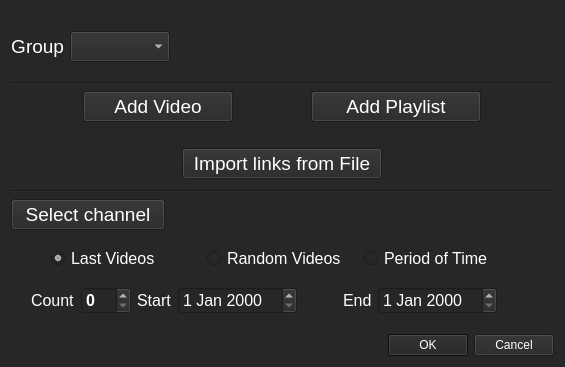
<?xml version="1.0" encoding="UTF-8"?>
<ui version="4.0">
 <class>SelectVideos_Dialog</class>
 <widget class="QDialog" name="SelectVideos_Dialog">
  <property name="windowModality">
   <enum>Qt::NonModal</enum>
  </property>
  <property name="geometry">
   <rect>
    <x>0</x>
    <y>0</y>
    <width>565</width>
    <height>367</height>
   </rect>
  </property>
  <property name="sizePolicy">
   <sizepolicy hsizetype="Minimum" vsizetype="Minimum">
    <horstretch>0</horstretch>
    <verstretch>0</verstretch>
   </sizepolicy>
  </property>
  <property name="minimumSize">
   <size>
    <width>500</width>
    <height>250</height>
   </size>
  </property>
  <property name="maximumSize">
   <size>
    <width>1000</width>
    <height>500</height>
   </size>
  </property>
  <property name="baseSize">
   <size>
    <width>560</width>
    <height>300</height>
   </size>
  </property>
  <property name="palette">
   <palette>
    <active>
     <colorrole role="WindowText">
      <brush brushstyle="SolidPattern">
       <color alpha="255">
        <red>255</red>
        <green>255</green>
        <blue>255</blue>
       </color>
      </brush>
     </colorrole>
     <colorrole role="Button">
      <brush brushstyle="SolidPattern">
       <color alpha="255">
        <red>39</red>
        <green>39</green>
        <blue>39</blue>
       </color>
      </brush>
     </colorrole>
     <colorrole role="Text">
      <brush brushstyle="SolidPattern">
       <color alpha="255">
        <red>255</red>
        <green>255</green>
        <blue>255</blue>
       </color>
      </brush>
     </colorrole>
     <colorrole role="ButtonText">
      <brush brushstyle="SolidPattern">
       <color alpha="255">
        <red>255</red>
        <green>255</green>
        <blue>255</blue>
       </color>
      </brush>
     </colorrole>
     <colorrole role="Base">
      <brush brushstyle="SolidPattern">
       <color alpha="255">
        <red>39</red>
        <green>39</green>
        <blue>39</blue>
       </color>
      </brush>
     </colorrole>
     <colorrole role="Window">
      <brush brushstyle="SolidPattern">
       <color alpha="255">
        <red>39</red>
        <green>39</green>
        <blue>39</blue>
       </color>
      </brush>
     </colorrole>
     <colorrole role="Highlight">
      <brush brushstyle="SolidPattern">
       <color alpha="255">
        <red>15</red>
        <green>15</green>
        <blue>15</blue>
       </color>
      </brush>
     </colorrole>
     <colorrole role="AlternateBase">
      <brush brushstyle="SolidPattern">
       <color alpha="255">
        <red>39</red>
        <green>39</green>
        <blue>39</blue>
       </color>
      </brush>
     </colorrole>
    </active>
    <inactive>
     <colorrole role="WindowText">
      <brush brushstyle="SolidPattern">
       <color alpha="255">
        <red>255</red>
        <green>255</green>
        <blue>255</blue>
       </color>
      </brush>
     </colorrole>
     <colorrole role="Button">
      <brush brushstyle="SolidPattern">
       <color alpha="255">
        <red>39</red>
        <green>39</green>
        <blue>39</blue>
       </color>
      </brush>
     </colorrole>
     <colorrole role="Text">
      <brush brushstyle="SolidPattern">
       <color alpha="255">
        <red>255</red>
        <green>255</green>
        <blue>255</blue>
       </color>
      </brush>
     </colorrole>
     <colorrole role="ButtonText">
      <brush brushstyle="SolidPattern">
       <color alpha="255">
        <red>255</red>
        <green>255</green>
        <blue>255</blue>
       </color>
      </brush>
     </colorrole>
     <colorrole role="Base">
      <brush brushstyle="SolidPattern">
       <color alpha="255">
        <red>39</red>
        <green>39</green>
        <blue>39</blue>
       </color>
      </brush>
     </colorrole>
     <colorrole role="Window">
      <brush brushstyle="SolidPattern">
       <color alpha="255">
        <red>39</red>
        <green>39</green>
        <blue>39</blue>
       </color>
      </brush>
     </colorrole>
     <colorrole role="Highlight">
      <brush brushstyle="SolidPattern">
       <color alpha="255">
        <red>15</red>
        <green>15</green>
        <blue>15</blue>
       </color>
      </brush>
     </colorrole>
     <colorrole role="AlternateBase">
      <brush brushstyle="SolidPattern">
       <color alpha="255">
        <red>39</red>
        <green>39</green>
        <blue>39</blue>
       </color>
      </brush>
     </colorrole>
    </inactive>
    <disabled>
     <colorrole role="WindowText">
      <brush brushstyle="SolidPattern">
       <color alpha="255">
        <red>255</red>
        <green>255</green>
        <blue>255</blue>
       </color>
      </brush>
     </colorrole>
     <colorrole role="Button">
      <brush brushstyle="SolidPattern">
       <color alpha="255">
        <red>39</red>
        <green>39</green>
        <blue>39</blue>
       </color>
      </brush>
     </colorrole>
     <colorrole role="Text">
      <brush brushstyle="SolidPattern">
       <color alpha="255">
        <red>255</red>
        <green>255</green>
        <blue>255</blue>
       </color>
      </brush>
     </colorrole>
     <colorrole role="ButtonText">
      <brush brushstyle="SolidPattern">
       <color alpha="255">
        <red>255</red>
        <green>255</green>
        <blue>255</blue>
       </color>
      </brush>
     </colorrole>
     <colorrole role="Base">
      <brush brushstyle="SolidPattern">
       <color alpha="255">
        <red>39</red>
        <green>39</green>
        <blue>39</blue>
       </color>
      </brush>
     </colorrole>
     <colorrole role="Window">
      <brush brushstyle="SolidPattern">
       <color alpha="255">
        <red>39</red>
        <green>39</green>
        <blue>39</blue>
       </color>
      </brush>
     </colorrole>
     <colorrole role="Highlight">
      <brush brushstyle="SolidPattern">
       <color alpha="255">
        <red>15</red>
        <green>15</green>
        <blue>15</blue>
       </color>
      </brush>
     </colorrole>
     <colorrole role="AlternateBase">
      <brush brushstyle="SolidPattern">
       <color alpha="255">
        <red>39</red>
        <green>39</green>
        <blue>39</blue>
       </color>
      </brush>
     </colorrole>
    </disabled>
   </palette>
  </property>
  <property name="font">
   <font>
    <family>Arial</family>
    <pointsize>11</pointsize>
   </font>
  </property>
  <property name="windowTitle">
   <string>Select Videos for watching</string>
  </property>
  <property name="styleSheet">
   <string notr="true">background-color: rgb(39, 39, 39);
color: rgb(255, 255, 255);
alternate-background-color: rgb(39, 39, 39);
selection-background-color: rgb(15, 15, 15);</string>
  </property>
  <layout class="QVBoxLayout" name="verticalLayout">
   <item>
    <spacer name="verticalSpacer_3">
     <property name="orientation">
      <enum>Qt::Vertical</enum>
     </property>
     <property name="sizeType">
      <enum>QSizePolicy::Minimum</enum>
     </property>
     <property name="sizeHint" stdset="0">
      <size>
       <width>20</width>
       <height>20</height>
      </size>
     </property>
    </spacer>
   </item>
   <item>
    <layout class="QHBoxLayout" name="horizontalLayout_4">
     <item>
      <widget class="QLabel" name="Group_label">
       <property name="font">
        <font>
         <family>Arial</family>
         <pointsize>14</pointsize>
        </font>
       </property>
       <property name="layoutDirection">
        <enum>Qt::LeftToRight</enum>
       </property>
       <property name="text">
        <string>Group</string>
       </property>
       <property name="alignment">
        <set>Qt::AlignRight|Qt::AlignTrailing|Qt::AlignVCenter</set>
       </property>
      </widget>
     </item>
     <item>
      <widget class="QComboBox" name="Group_comboBox">
       <property name="sizePolicy">
        <sizepolicy hsizetype="Preferred" vsizetype="Fixed">
         <horstretch>0</horstretch>
         <verstretch>0</verstretch>
        </sizepolicy>
       </property>
       <property name="font">
        <font>
         <family>Arial</family>
         <pointsize>14</pointsize>
        </font>
       </property>
      </widget>
     </item>
     <item>
      <spacer name="horizontalSpacer_2">
       <property name="orientation">
        <enum>Qt::Horizontal</enum>
       </property>
       <property name="sizeHint" stdset="0">
        <size>
         <width>40</width>
         <height>20</height>
        </size>
       </property>
      </spacer>
     </item>
    </layout>
   </item>
   <item>
    <spacer name="verticalSpacer_2">
     <property name="orientation">
      <enum>Qt::Vertical</enum>
     </property>
     <property name="sizeType">
      <enum>QSizePolicy::Preferred</enum>
     </property>
     <property name="sizeHint" stdset="0">
      <size>
       <width>20</width>
       <height>50</height>
      </size>
     </property>
    </spacer>
   </item>
   <item>
    <widget class="Line" name="line_2">
     <property name="orientation">
      <enum>Qt::Horizontal</enum>
     </property>
    </widget>
   </item>
   <item>
    <layout class="QHBoxLayout" name="horizontalLayout">
     <item>
      <widget class="QPushButton" name="AddVideo_Button">
       <property name="enabled">
        <bool>true</bool>
       </property>
       <property name="sizePolicy">
        <sizepolicy hsizetype="Fixed" vsizetype="Fixed">
         <horstretch>0</horstretch>
         <verstretch>0</verstretch>
        </sizepolicy>
       </property>
       <property name="minimumSize">
        <size>
         <width>150</width>
         <height>0</height>
        </size>
       </property>
       <property name="baseSize">
        <size>
         <width>500</width>
         <height>0</height>
        </size>
       </property>
       <property name="font">
        <font>
         <family>Arial</family>
         <pointsize>14</pointsize>
        </font>
       </property>
       <property name="text">
        <string>Add Video</string>
       </property>
      </widget>
     </item>
     <item>
      <widget class="QPushButton" name="AddPlaylist_Button">
       <property name="sizePolicy">
        <sizepolicy hsizetype="Fixed" vsizetype="Fixed">
         <horstretch>0</horstretch>
         <verstretch>0</verstretch>
        </sizepolicy>
       </property>
       <property name="minimumSize">
        <size>
         <width>170</width>
         <height>0</height>
        </size>
       </property>
       <property name="baseSize">
        <size>
         <width>500</width>
         <height>0</height>
        </size>
       </property>
       <property name="font">
        <font>
         <family>Arial</family>
         <pointsize>14</pointsize>
        </font>
       </property>
       <property name="text">
        <string>Add Playlist</string>
       </property>
      </widget>
     </item>
    </layout>
   </item>
   <item>
    <spacer name="verticalSpacer">
     <property name="orientation">
      <enum>Qt::Vertical</enum>
     </property>
     <property name="sizeType">
      <enum>QSizePolicy::Minimum</enum>
     </property>
     <property name="sizeHint" stdset="0">
      <size>
       <width>20</width>
       <height>20</height>
      </size>
     </property>
    </spacer>
   </item>
   <item>
    <layout class="QHBoxLayout" name="horizontalLayout_2">
     <item>
      <widget class="QPushButton" name="ChangeDefFolder_Button">
       <property name="sizePolicy">
        <sizepolicy hsizetype="Fixed" vsizetype="Fixed">
         <horstretch>0</horstretch>
         <verstretch>0</verstretch>
        </sizepolicy>
       </property>
       <property name="minimumSize">
        <size>
         <width>200</width>
         <height>0</height>
        </size>
       </property>
       <property name="baseSize">
        <size>
         <width>500</width>
         <height>0</height>
        </size>
       </property>
       <property name="font">
        <font>
         <family>Arial</family>
         <pointsize>14</pointsize>
        </font>
       </property>
       <property name="text">
        <string>Import links from File</string>
       </property>
      </widget>
     </item>
    </layout>
   </item>
   <item>
    <spacer name="verticalSpacer_4">
     <property name="orientation">
      <enum>Qt::Vertical</enum>
     </property>
     <property name="sizeHint" stdset="0">
      <size>
       <width>20</width>
       <height>40</height>
      </size>
     </property>
    </spacer>
   </item>
   <item>
    <widget class="Line" name="line">
     <property name="orientation">
      <enum>Qt::Horizontal</enum>
     </property>
    </widget>
   </item>
   <item>
    <layout class="QHBoxLayout" name="horizontalLayout_3">
     <item>
      <widget class="QPushButton" name="pushButton">
       <property name="sizePolicy">
        <sizepolicy hsizetype="Fixed" vsizetype="Fixed">
         <horstretch>0</horstretch>
         <verstretch>0</verstretch>
        </sizepolicy>
       </property>
       <property name="minimumSize">
        <size>
         <width>130</width>
         <height>0</height>
        </size>
       </property>
       <property name="font">
        <font>
         <family>Arial</family>
         <pointsize>14</pointsize>
        </font>
       </property>
       <property name="text">
        <string>  Select channel  </string>
       </property>
      </widget>
     </item>
     <item>
      <widget class="QLabel" name="label">
       <property name="font">
        <font>
         <family>Arial</family>
         <pointsize>12</pointsize>
        </font>
       </property>
       <property name="text">
        <string/>
       </property>
      </widget>
     </item>
    </layout>
   </item>
   <item>
    <spacer name="verticalSpacer_6">
     <property name="orientation">
      <enum>Qt::Vertical</enum>
     </property>
     <property name="sizeType">
      <enum>QSizePolicy::Fixed</enum>
     </property>
     <property name="sizeHint" stdset="0">
      <size>
       <width>20</width>
       <height>10</height>
      </size>
     </property>
    </spacer>
   </item>
   <item>
    <layout class="QHBoxLayout" name="horizontalLayout_5">
     <item>
      <spacer name="horizontalSpacer">
       <property name="orientation">
        <enum>Qt::Horizontal</enum>
       </property>
       <property name="sizeType">
        <enum>QSizePolicy::Minimum</enum>
       </property>
       <property name="sizeHint" stdset="0">
        <size>
         <width>40</width>
         <height>20</height>
        </size>
       </property>
      </spacer>
     </item>
     <item>
      <widget class="QRadioButton" name="radioButton">
       <property name="font">
        <font>
         <family>Arial</family>
         <pointsize>12</pointsize>
        </font>
       </property>
       <property name="text">
        <string>Last Videos</string>
       </property>
       <property name="checked">
        <bool>true</bool>
       </property>
      </widget>
     </item>
     <item>
      <widget class="QRadioButton" name="radioButton_2">
       <property name="font">
        <font>
         <family>Arial</family>
         <pointsize>12</pointsize>
        </font>
       </property>
       <property name="text">
        <string>Random Videos</string>
       </property>
      </widget>
     </item>
     <item>
      <widget class="QRadioButton" name="radioButton_3">
       <property name="font">
        <font>
         <family>Arial</family>
         <pointsize>12</pointsize>
        </font>
       </property>
       <property name="text">
        <string>Period of Time</string>
       </property>
      </widget>
     </item>
     <item>
      <spacer name="horizontalSpacer_3">
       <property name="orientation">
        <enum>Qt::Horizontal</enum>
       </property>
       <property name="sizeType">
        <enum>QSizePolicy::Minimum</enum>
       </property>
       <property name="sizeHint" stdset="0">
        <size>
         <width>40</width>
         <height>20</height>
        </size>
       </property>
      </spacer>
     </item>
    </layout>
   </item>
   <item>
    <spacer name="verticalSpacer_7">
     <property name="orientation">
      <enum>Qt::Vertical</enum>
     </property>
     <property name="sizeType">
      <enum>QSizePolicy::Fixed</enum>
     </property>
     <property name="sizeHint" stdset="0">
      <size>
       <width>20</width>
       <height>10</height>
      </size>
     </property>
    </spacer>
   </item>
   <item>
    <layout class="QHBoxLayout" name="horizontalLayout_7">
     <item>
      <spacer name="horizontalSpacer_4">
       <property name="orientation">
        <enum>Qt::Horizontal</enum>
       </property>
       <property name="sizeType">
        <enum>QSizePolicy::Minimum</enum>
       </property>
       <property name="sizeHint" stdset="0">
        <size>
         <width>20</width>
         <height>20</height>
        </size>
       </property>
      </spacer>
     </item>
     <item>
      <widget class="QLabel" name="label_2">
       <property name="font">
        <font>
         <family>Arial</family>
         <pointsize>12</pointsize>
        </font>
       </property>
       <property name="text">
        <string>Count</string>
       </property>
      </widget>
     </item>
     <item>
      <widget class="QSpinBox" name="spinBox">
       <property name="sizePolicy">
        <sizepolicy hsizetype="Fixed" vsizetype="Fixed">
         <horstretch>0</horstretch>
         <verstretch>0</verstretch>
        </sizepolicy>
       </property>
       <property name="minimumSize">
        <size>
         <width>50</width>
         <height>0</height>
        </size>
       </property>
       <property name="font">
        <font>
         <family>Arial</family>
         <pointsize>12</pointsize>
         <weight>75</weight>
         <bold>true</bold>
        </font>
       </property>
      </widget>
     </item>
     <item>
      <widget class="QLabel" name="label_3">
       <property name="font">
        <font>
         <family>Arial</family>
         <pointsize>12</pointsize>
        </font>
       </property>
       <property name="text">
        <string>Start</string>
       </property>
      </widget>
     </item>
     <item>
      <widget class="QDateEdit" name="dateEdit">
       <property name="font">
        <font>
         <family>Arial</family>
         <pointsize>12</pointsize>
        </font>
       </property>
      </widget>
     </item>
     <item>
      <spacer name="horizontalSpacer_6">
       <property name="orientation">
        <enum>Qt::Horizontal</enum>
       </property>
       <property name="sizeType">
        <enum>QSizePolicy::Fixed</enum>
       </property>
       <property name="sizeHint" stdset="0">
        <size>
         <width>40</width>
         <height>20</height>
        </size>
       </property>
      </spacer>
     </item>
     <item>
      <widget class="QLabel" name="label_4">
       <property name="font">
        <font>
         <family>Arial</family>
         <pointsize>12</pointsize>
        </font>
       </property>
       <property name="text">
        <string>End</string>
       </property>
      </widget>
     </item>
     <item>
      <widget class="QDateEdit" name="dateEdit_2">
       <property name="font">
        <font>
         <family>Arial</family>
         <pointsize>12</pointsize>
        </font>
       </property>
      </widget>
     </item>
     <item>
      <spacer name="horizontalSpacer_5">
       <property name="orientation">
        <enum>Qt::Horizontal</enum>
       </property>
       <property name="sizeType">
        <enum>QSizePolicy::Expanding</enum>
       </property>
       <property name="sizeHint" stdset="0">
        <size>
         <width>40</width>
         <height>20</height>
        </size>
       </property>
      </spacer>
     </item>
    </layout>
   </item>
   <item>
    <spacer name="verticalSpacer_5">
     <property name="orientation">
      <enum>Qt::Vertical</enum>
     </property>
     <property name="sizeType">
      <enum>QSizePolicy::Preferred</enum>
     </property>
     <property name="sizeHint" stdset="0">
      <size>
       <width>20</width>
       <height>50</height>
      </size>
     </property>
    </spacer>
   </item>
   <item alignment="Qt::AlignBottom">
    <widget class="QDialogButtonBox" name="buttonBox">
     <property name="sizePolicy">
      <sizepolicy hsizetype="Preferred" vsizetype="Fixed">
       <horstretch>0</horstretch>
       <verstretch>0</verstretch>
      </sizepolicy>
     </property>
     <property name="baseSize">
      <size>
       <width>600</width>
       <height>270</height>
      </size>
     </property>
     <property name="orientation">
      <enum>Qt::Horizontal</enum>
     </property>
     <property name="standardButtons">
      <set>QDialogButtonBox::Cancel|QDialogButtonBox::Ok</set>
     </property>
    </widget>
   </item>
  </layout>
 </widget>
 <resources/>
 <connections>
  <connection>
   <sender>buttonBox</sender>
   <signal>accepted()</signal>
   <receiver>SelectVideos_Dialog</receiver>
   <slot>accept()</slot>
   <hints>
    <hint type="sourcelabel">
     <x>248</x>
     <y>254</y>
    </hint>
    <hint type="destinationlabel">
     <x>157</x>
     <y>274</y>
    </hint>
   </hints>
  </connection>
  <connection>
   <sender>buttonBox</sender>
   <signal>rejected()</signal>
   <receiver>SelectVideos_Dialog</receiver>
   <slot>reject()</slot>
   <hints>
    <hint type="sourcelabel">
     <x>316</x>
     <y>260</y>
    </hint>
    <hint type="destinationlabel">
     <x>286</x>
     <y>274</y>
    </hint>
   </hints>
  </connection>
 </connections>
</ui>
